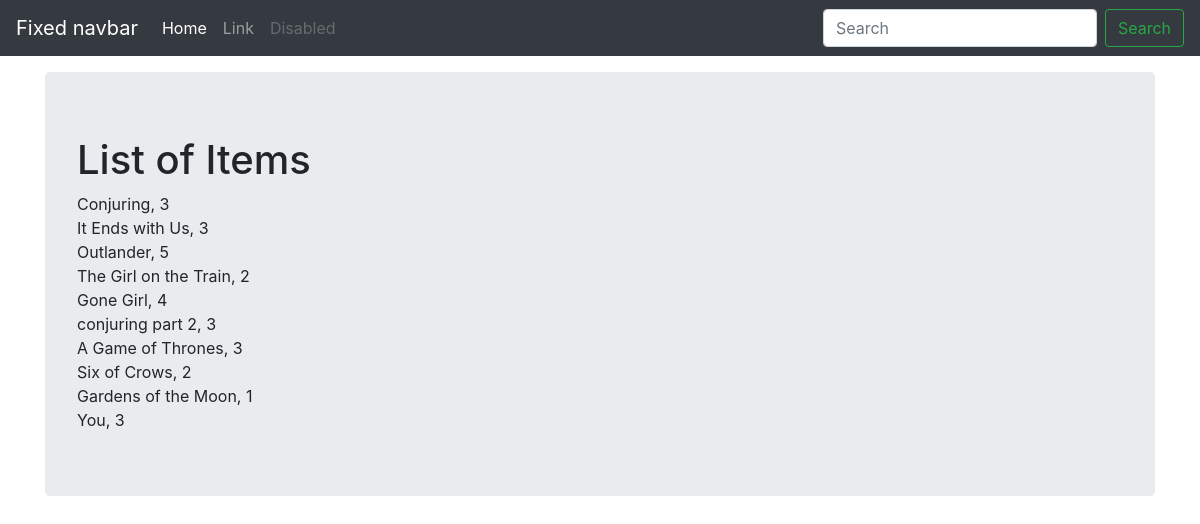
Before: /list_item/ with the older database file.
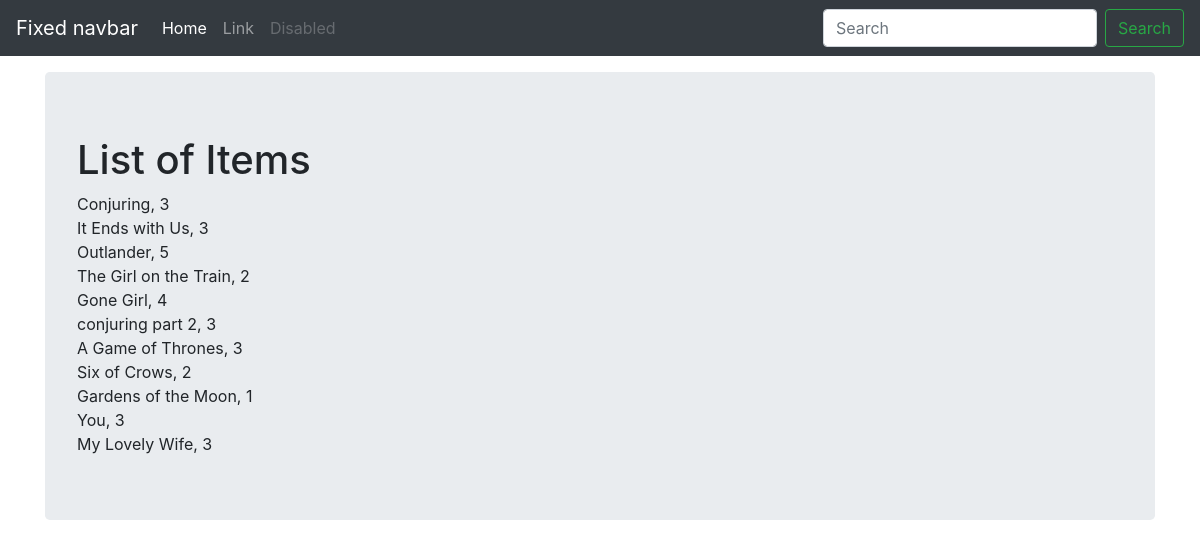
After: the same page with the newer database file.
### librarymgmt/models.py (models this page shows, shortened)
class Books(models.Model):
	category = models.CharField(max_length=50, blank=True, null=True)
	item_name = models.CharField(max_length=50, blank=True, null=True)
	quantity = models.IntegerField(default='0', blank=True, null=True)
	receive_quantity = models.IntegerField(default='0', blank=True, null=True)
	receive_by = models.CharField(max_length=50, blank=True, null=True)
	issue_quantity = models.IntegerField(default='0', blank=True, null=True)
	author = models.CharField(max_length=50, blank=True, null=True)
	issue_to = models.CharField(max_length=50, blank=True, null=True)
	phone_number = models.CharField(max_length=50, blank=True, null=True)
	created_by = models.CharField(max_length=50, blank=True, null=True)
	reserve_books = models.IntegerField(default='0', blank=True, null=True)
	last_updated = models.DateTimeField(auto_now_add=False, auto_now=True)
	export_to_CSV = models.BooleanField(default=False)

### librarymgmt/views.py (the view)
# urls.py: path('list_item/', views.list_item, name='list_item'),
def list_item(request):
	title = 'List of Items'
	queryset = Books.objects.all()
	context = {
		"title": title,
		"queryset": queryset,
	}
	return render(request, "list_item.html", context)

### librarymgmt/templates/list_item.html (shortened to what this page needs)
{% load static %}
<!doctype html>
<html lang="en">
  <head>
<link href="{% static 'css/stylesheet.css' %}" rel="stylesheet">
<link href="{% static 'css/bootstrap.min.css' %}" rel="stylesheet">
    <link href="navbar-top-fixed.css" rel="stylesheet">
  </head>
  <body>
    <nav class="navbar navbar-expand-md navbar-dark fixed-top bg-dark">
  <a class="navbar-brand" href="#">Fixed navbar</a>
  <div class="collapse navbar-collapse" id="navbarCollapse">
    <ul class="navbar-nav mr-auto">
      <li class="nav-item active">
        <a class="nav-link" href="#">Home <span class="sr-only">(current)</span></a>
      </li>
      <li class="nav-item">
        <a class="nav-link" href="#">Link</a>
      </li>
      <li class="nav-item">
        <a class="nav-link disabled" href="#" tabindex="-1" aria-disabled="true">Disabled</a>
      </li>
    </ul>
    <form class="form-inline mt-2 mt-md-0">
      <input class="form-control mr-sm-2" type="text" placeholder="Search" aria-label="Search">
      <button class="btn btn-outline-success my-2 my-sm-0" type="submit">Search</button>
    </form>
  </div>
</nav>
<main role="main" class="container">
  <div class="jumbotron">
    <h1>{{title}}</h1>
    {% for instance in queryset %}
	{{instance.item_name}}, {{instance.quantity}}<br>
	{% endfor %}
  </div>
</main>
      </body>
</html>

Changed rows visible on the page:
added Books: item_name "My Lovely Wife", quantity "3"
